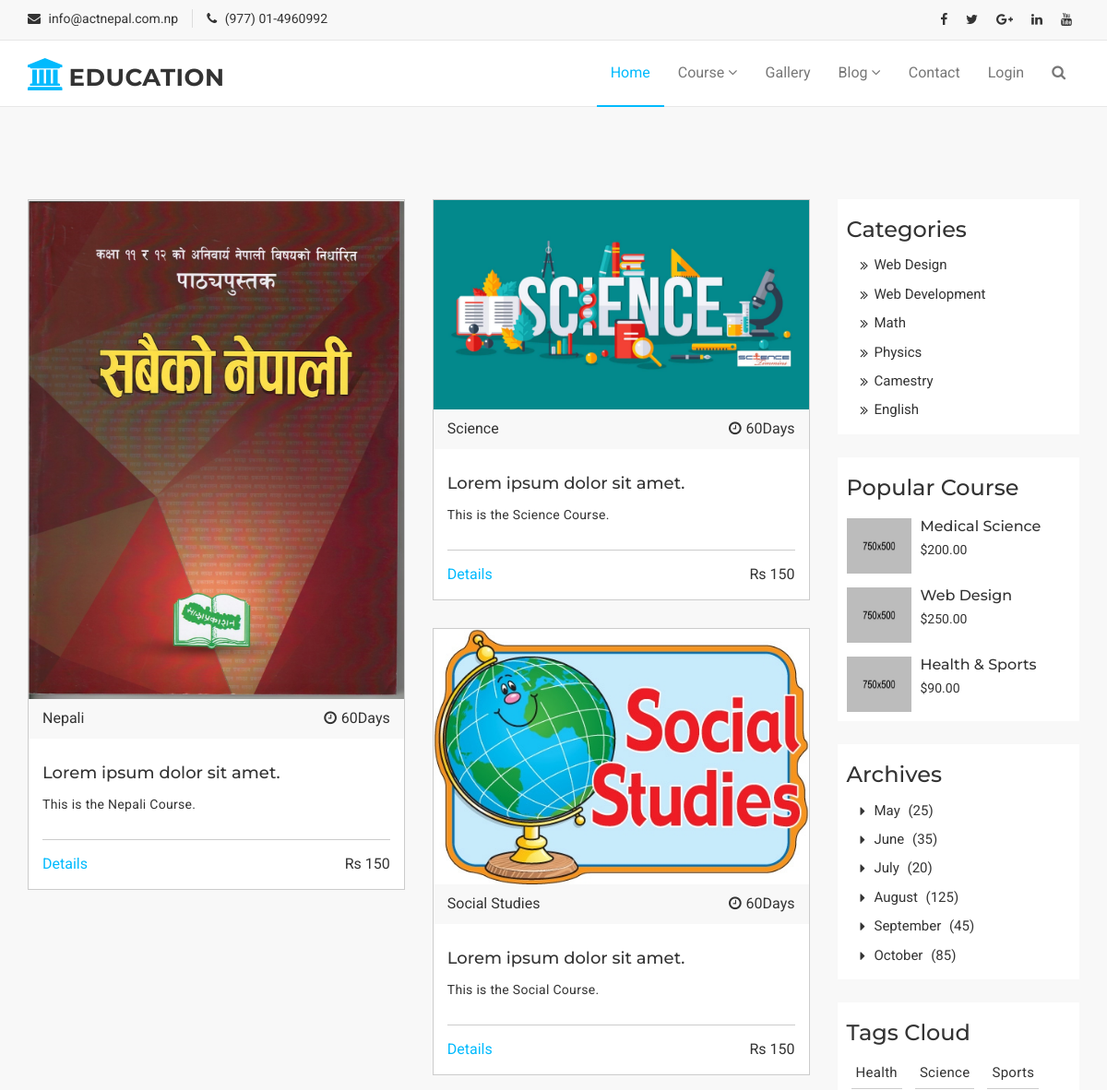
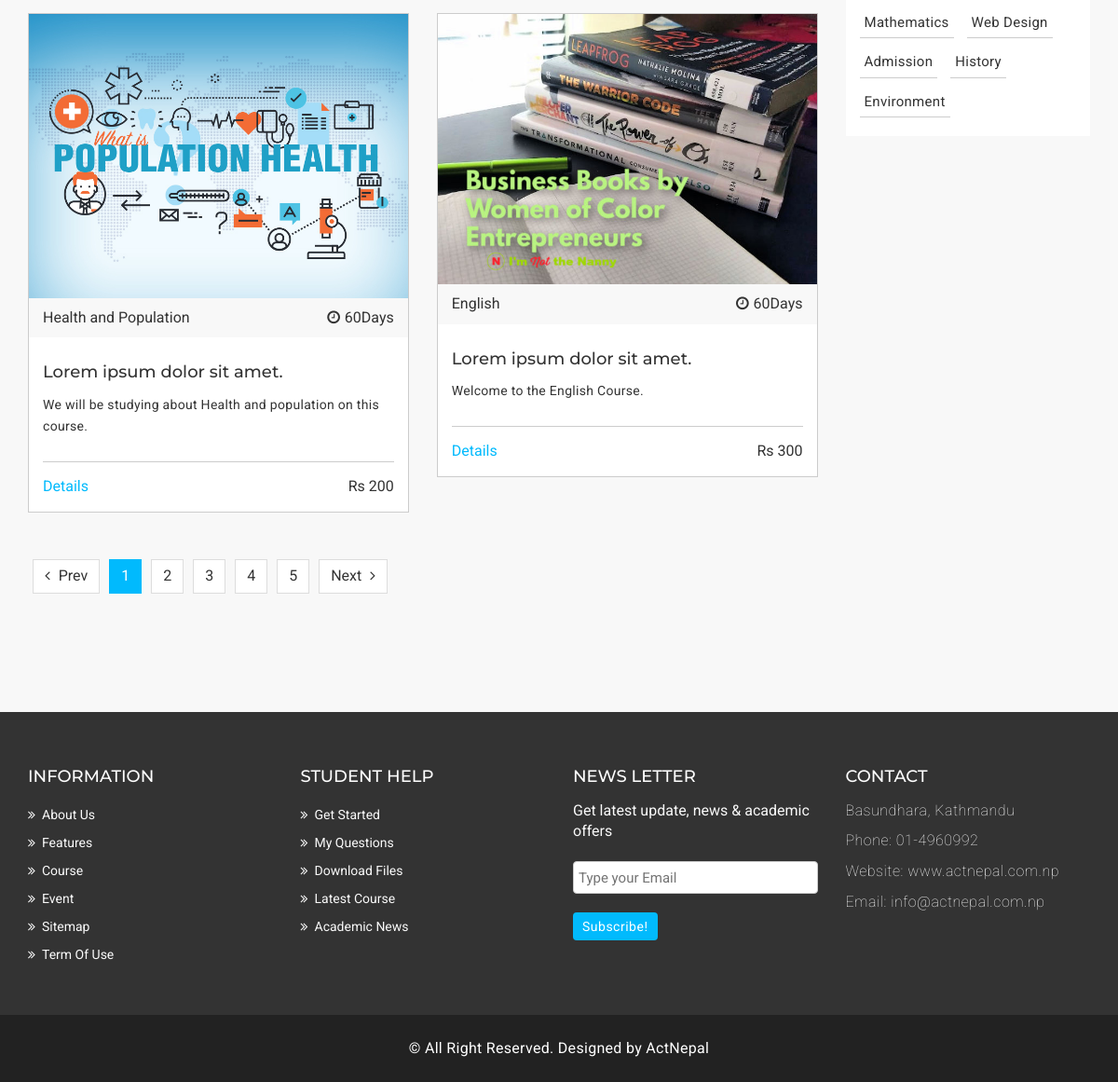
Screenshot of /course/ with the database file from the repository (2 pictures, top to bottom).
### myapp/models.py (models this page shows, shortened)
class Course(models.Model):
    name = models.CharField(max_length=255, null=True)
    duration = models.IntegerField(null=True)
    details = models.TextField(null=True)
    cost = models.IntegerField(null=True)
    course_image = models.ImageField(null = True, blank = True )
    pdf = models.FileField(upload_to='books/pdf', null=True)
    @property
    def imageURL(self):
        try:
            url = self.course_image.url
        except:
            url = ''
        return url

### myapp/views.py (the view)
# urls.py: path('course/', views.course, name='course'),
def course(request):
    courses = Course.objects.all()
    context = {
        'courses': courses,
    }
    return render(request, 'course.html', context)

### myapp/templates/course.html
{% extends 'index.html'%}
{% load static %}
{% block content %}
 <section id="mu-course-content">
  <div class="container">
    <div class="row">
      <div class="col-md-12">
        <div class="mu-course-content-area">
           <div class="row">
             <div class="col-md-9">
               <div class="mu-course-container">
                 <div class="row">
                  {% for course in courses %}
                   <div class="col-md-6 col-sm-6">
                   <div class="mu-latest-course-single">
                     <figure class="mu-latest-course-img">
                       <img src="{{course.imageURL}}" alt="img"></a>
                       <figcaption class="mu-latest-course-imgcaption">
                         <a href="#">{{course.name}}</a>
                         <span><i class="fa fa-clock-o"></i>{{course.duration}}Days</span>
                       </figcaption>
                     </figure>
                     <div class="mu-latest-course-single-content">
                       <h4><a href="#">Lorem ipsum dolor sit amet.</a></h4>
                       <p>{{course.details}}</p>
                       <div class="mu-latest-course-single-contbottom">
                         <a class="mu-course-details" href="#">Details</a>
                         <span class="mu-course-price" href="#">Rs {{course.cost}}</span>
                       </div>
                     </div>
                   </div>
                 </div>
                 {% endfor %}
                </div>
                </div>
               <div class="mu-pagination">
                 <nav>
                   <ul class="pagination">
                     <li>
                       <a href="#" aria-label="Previous">
                         <span class="fa fa-angle-left"></span> Prev
                       </a>
                     </li>
                     <li class="active"><a href="#">1</a></li>
                     <li><a href="#">2</a></li>
                     <li><a href="#">3</a></li>
                     <li><a href="#">4</a></li>
                     <li><a href="#">5</a></li>
                     <li>
                       <a href="#" aria-label="Next">
                        Next <span class="fa fa-angle-right"></span>
                       </a>
                     </li>
                   </ul>
                 </nav>
               </div>
             </div>
             <div class="col-md-3">
               <aside class="mu-sidebar">
                 <div class="mu-single-sidebar">
                   <h3>Categories</h3>
                   <ul class="mu-sidebar-catg">
                     <li><a href="#">Web Design</a></li>
                     <li><a href="">Web Development</a></li>
                     <li><a href="">Math</a></li>
                     <li><a href="">Physics</a></li>
                     <li><a href="">Camestry</a></li>
                     <li><a href="">English</a></li>
                   </ul>
                 </div>
                 <div class="mu-single-sidebar">
                   <h3>Popular Course</h3>
                   <div class="mu-sidebar-popular-courses">
                     <div class="media">
                       <div class="media-left">
                         <a href="#">
                           <img class="media-object" src="{% static 'img/courses/1.jpg'%}" alt="img">
                         </a>
                       </div>
                       <div class="media-body">
                         <h4 class="media-heading"><a href="#">Medical Science</a></h4>
                         <span class="popular-course-price">$200.00</span>
                       </div>
                     </div>
                     <div class="media">
                       <div class="media-left">
                         <a href="#">
                           <img class="media-object" src="{% static 'img/courses/2.jpg'%}" alt="img">
                         </a>
                       </div>
                       <div class="media-body">
                         <h4 class="media-heading"><a href="#">Web Design</a></h4>
                         <span class="popular-course-price">$250.00</span>
                       </div>
                     </div>
                     <div class="media">
                       <div class="media-left">
                         <a href="#">
                           <img class="media-object" src="{% static 'img/courses/3.jpg'%}" alt="img">
                         </a>
                       </div>
                       <div class="media-body">
                         <h4 class="media-heading"><a href="#">Health & Sports</a></h4>
                         <span class="popular-course-price">$90.00</span>
                       </div>
                     </div>
                   </div>
                 </div>
                 <div class="mu-single-sidebar">
                   <h3>Archives</h3>
                   <ul class="mu-sidebar-catg mu-sidebar-archives">
                     <li><a href="#">May <span>(25)</span></a></li>
                     <li><a href="">June <span>(35)</span></a></li>
                     <li><a href="">July <span>(20)</span></a></li>
                     <li><a href="">August <span>(125)</span></a></li>
                     <li><a href="">September <span>(45)</span></a></li>
                     <li><a href="">October <span>(85)</span></a></li>
                   </ul>
                 </div>
                 <div class="mu-single-sidebar">
                   <h3>Tags Cloud</h3>
                   <div class="tag-cloud">
                     <a href="#">Health</a>
                     <a href="#">Science</a>
                     <a href="#">Sports</a>
                     <a href="#">Mathematics</a>
                     <a href="#">Web Design</a>
                     <a href="#">Admission</a>
                     <a href="#">History</a>
                     <a href="#">Environment</a>
                   </div>
                 </div>
               </aside>
            </div>
          </div>
        </div>
      </div>
    </div>
  </div>
</section>
{% endblock content %}

### myapp/static/css/theme-color/default-theme.css (style rules this page uses)
.mu-latest-course-single .mu-latest-course-single-content .mu-latest-course-single-contbottom .mu-course-details { color: #01bafd; }
#mu-course-content { background-color: #f8f8f8; display: inline; float: left; padding: 100px 0; width: 100%; }
#mu-course-content .mu-course-content-area { display: inline; float: left; width: 100%; }
#mu-course-content .mu-course-content-area .mu-course-container { display: inline; float: left; width: 100%; }
#mu-course-content .mu-course-content-area .mu-course-container .mu-latest-course-single { border: 1px solid #ccc; margin-bottom: 30px; }
.mu-pagination .pagination .active a { background-color: #01bafd; border-color: #01bafd; }

### rows the page displays
Course: imageURL (picture), name "Nepali", duration "60", details "This is the Nepali Course.", cost "150"
Course: imageURL (picture), name "Science", duration "60", details "This is the Science Course.", cost "150"
Course: imageURL (picture), name "Social Studies", duration "60", details "This is the Social Course.", cost "150"
Course: imageURL (picture), name "Health and Population", duration "60", details "We will be studying about Health and population on this course.", cost "200"
Course: imageURL (picture), name "English", duration "60", details "Welcome to the English Course.", cost "300"
